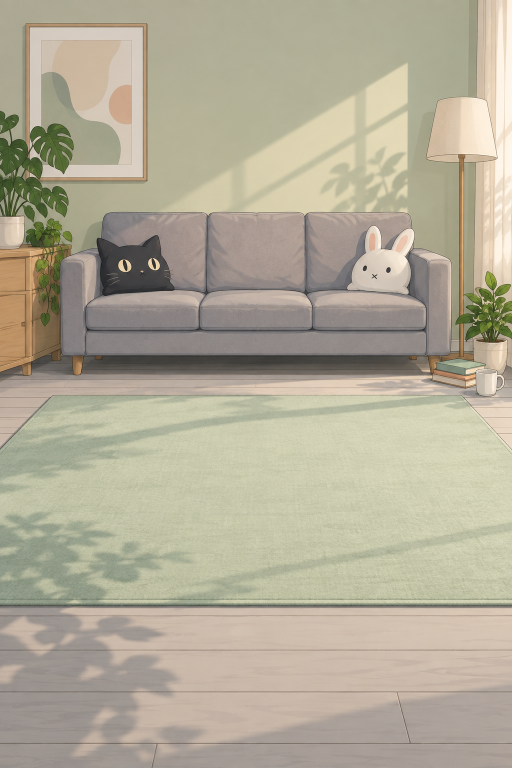
#> input picture chashouji/v10/raw/bg_A.png, 1024 x 1536 px, found by its file name (shown at 1/2 size)
$ python prep_assets.py
#> lines starting #> are read from the running program, lines starting #| are printed output that depends on the picture; pictures that were not available may be replaced by others from this repository, and a replacement may not be noted
"""网页素材准备：边缘颜色扩散 → 缩放 → 压缩。

edge_extend 是必须的：抠像后透明区 RGB 仍是品红幕布色，GPU 双线性采样
和 LANCZOS 缩放都会把它混进不透明边缘，出一圈紫边。先把主体颜色向外
扩散若干像素，再缩放，采样到的永远是主体色。
"""
import os
import numpy as np
from PIL import Image
from scipy import ndimage

SRC, DST = 'v10', 'web/assets'
K = np.ones((3, 3), np.float32)


def edge_extend(im, iters=14):
    a = np.array(im).astype(np.float32)
    rgb, al = a[..., :3].copy(), a[..., 3]
    mask = al > 8
    for _ in range(iters):
        m = mask.astype(np.float32)
        cnt = ndimage.convolve(m, K, mode='constant')
        acc = np.stack([ndimage.convolve(rgb[..., c] * m, K, mode='constant') for c in range(3)], -1)
        grown = cnt > 0
        fill = grown & ~mask
        if not fill.any():
            break
        rgb[fill] = (acc / np.maximum(cnt, 1)[..., None])[fill]
        mask |= grown
    return Image.fromarray(np.concatenate([rgb, al[..., None]], -1).astype(np.uint8), 'RGBA')


os.makedirs(DST, exist_ok=True)
bg = Image.open(f'{SRC}/raw/bg_A.png').convert('RGB')
#> bg is the input picture: PIL image 1024x1536 RGB; mean R, G, B 178, 171.5, 151.7
bg = bg.crop((0, 0, bg.width, bg.height - 113)).resize((960, 1334), Image.LANCZOS)
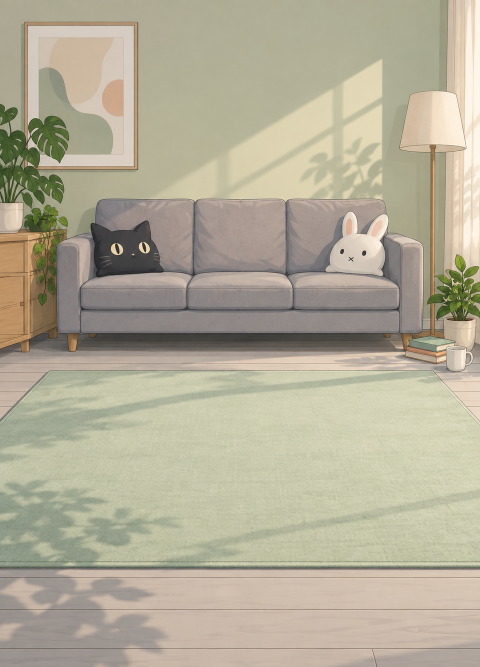
#> bg: PIL image 960x1334 RGB (shown at 1/2 size); mean R, G, B 178.6, 172.5, 151.8
bg.save(f'{DST}/bg.jpg', quality=88, optimize=True)
print('bg', bg.size, os.path.getsize(f'{DST}/bg.jpg') // 1024, 'KB')
#| bg (960, 1334) 172 KB

for n in ('girl', 'boy'):
    im = edge_extend(Image.open(f'{SRC}/parts/{n}.png').convert('RGBA'))
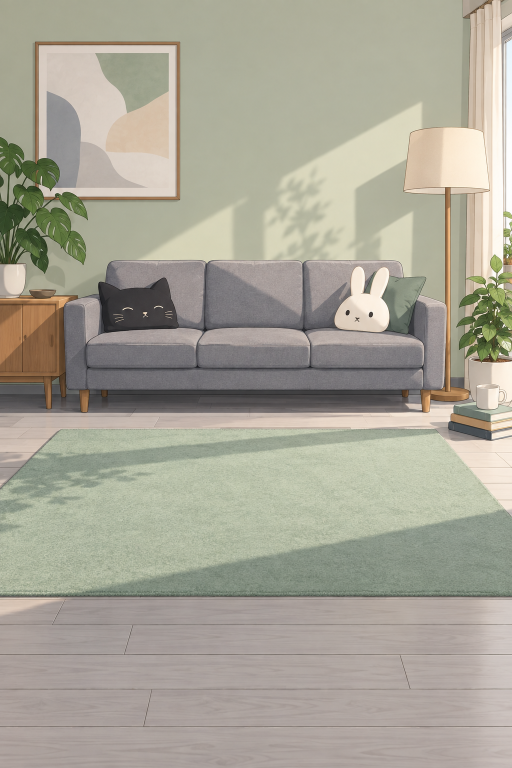
#> input picture chashouji/v10/raw/bg_B.png, 1024 x 1536 px, given in place of girl.png, which was not available (shown at 1/2 size)
#> in edge_extend, `rgb, al = a[..., :3].copy(), a[..., 3]`: al: shape (1536, 1024) float32; every value is 255
#> in edge_extend, `mask = al > 8`: mask: shape (1536, 1024) bool; every value is 1
#> the loop in edge_extend, `for _ in range(iters):` made 1 pass
#> pass 1, in edge_extend, `cnt = ndimage.convolve(m, K, mode='constant')`:
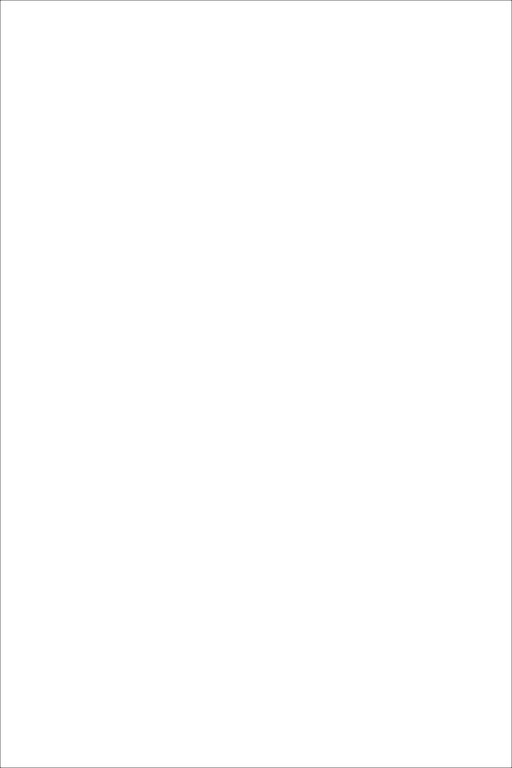
#> cnt: shape (1536, 1024) float32 (shown at 1/2 size); min 4, max 9, mean 8.99; drawn with min black and max white
    w = 760
    im = im.resize((w, round(im.height * w / im.width)), Image.LANCZOS)
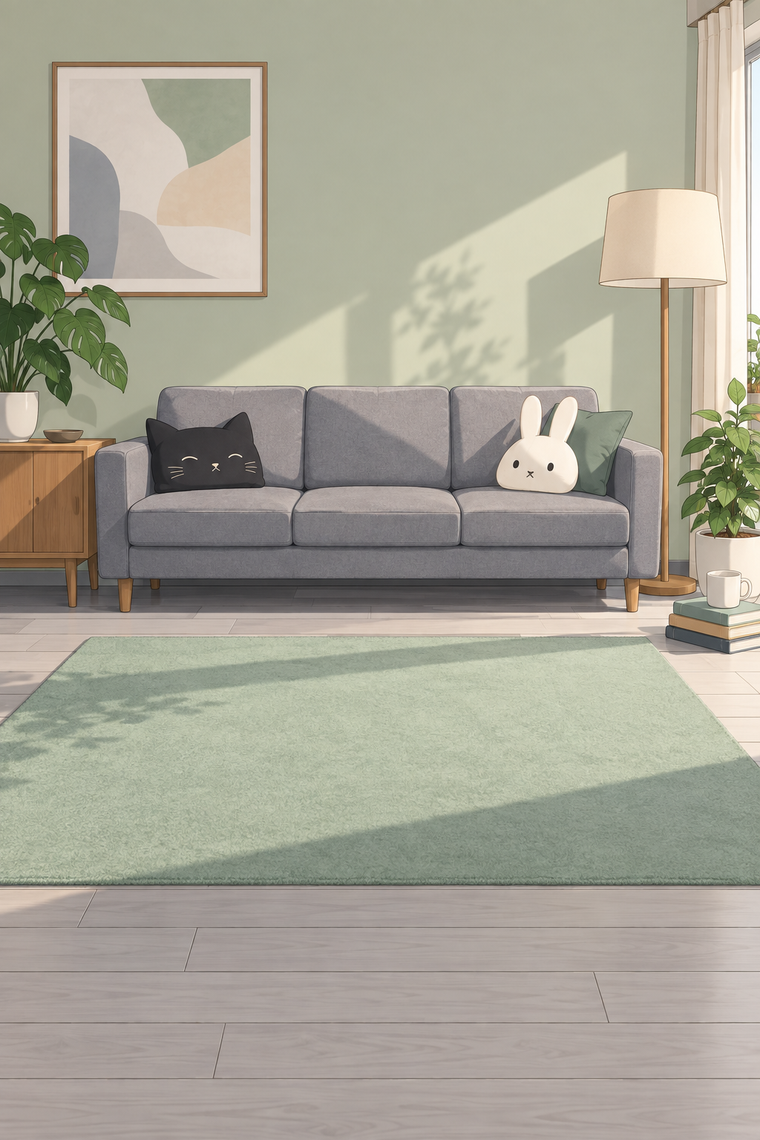
#> im: PIL image 760x1140 RGBA; mean R, G, B, A 167.8, 164.5, 150.6, 255
    im.save(f'{DST}/{n}.png', optimize=True)
    print(n, im.size, os.path.getsize(f'{DST}/{n}.png') // 1024, 'KB')
#| girl (760, 1140) 1092 KB
#> pass 2 of the loop `for n in ('girl', 'boy'):`:
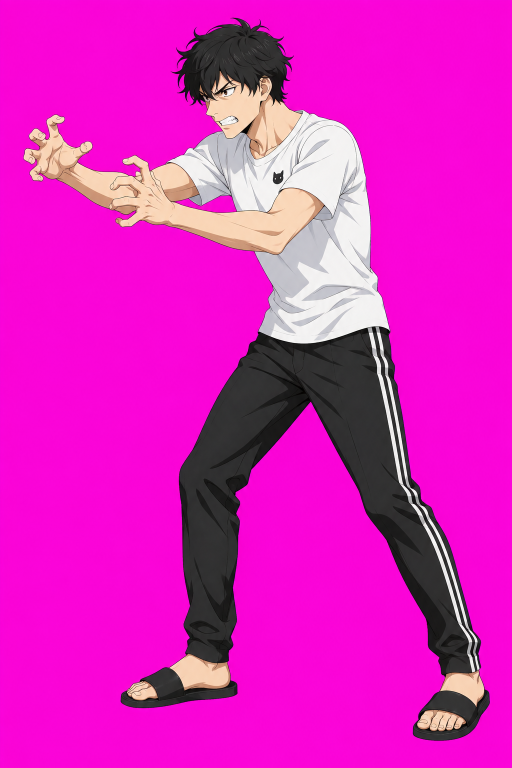
#> input picture chashouji/v10/raw/boy_A.png, 1024 x 1536 px, given in place of boy.png, which was not available (shown at 1/2 size)
#> `im = im.resize((w, round(im.height * w / im.width)), Image.LANCZOS)`:
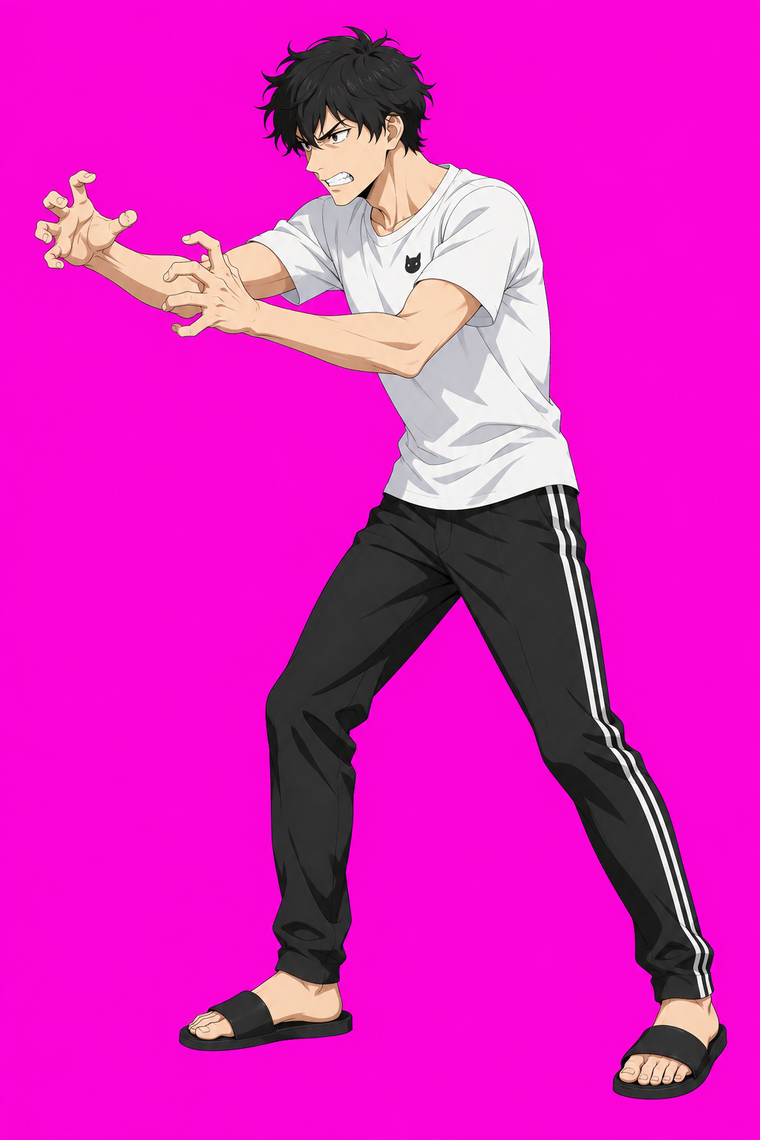
#> im: PIL image 760x1140 RGBA; mean R, G, B, A 220.4, 33.4, 190.8, 255
#| boy (760, 1140) 846 KB
